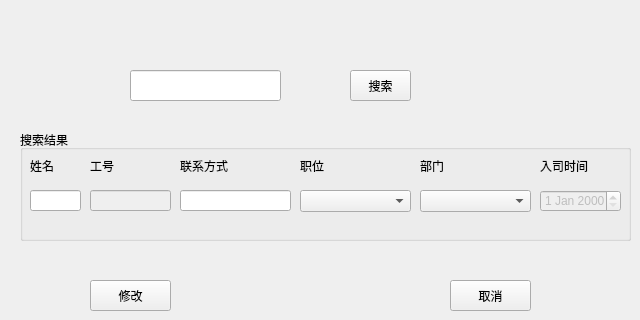
    <widget class="QWidget" name="page_17">
     <widget class="QPushButton" name="searchBtn_3">
      <property name="geometry">
       <rect>
        <x>350</x>
        <y>70</y>
        <width>61</width>
        <height>31</height>
       </rect>
      </property>
      <property name="text">
       <string>搜索</string>
      </property>
     </widget>
     <widget class="QGroupBox" name="dispalyGroupBox_5">
      <property name="geometry">
       <rect>
        <x>20</x>
        <y>130</y>
        <width>611</width>
        <height>111</height>
       </rect>
      </property>
      <property name="title">
       <string>搜索结果</string>
      </property>
      <widget class="QLabel" name="nameLabel_3">
       <property name="geometry">
        <rect>
         <x>10</x>
         <y>30</y>
         <width>54</width>
         <height>12</height>
        </rect>
       </property>
       <property name="text">
        <string>姓名</string>
       </property>
      </widget>
      <widget class="QLabel" name="jobNumLabel_3">
       <property name="geometry">
        <rect>
         <x>70</x>
         <y>30</y>
         <width>54</width>
         <height>12</height>
        </rect>
       </property>
       <property name="text">
        <string>工号</string>
       </property>
      </widget>
      <widget class="QLabel" name="connLabel_3">
       <property name="geometry">
        <rect>
         <x>160</x>
         <y>30</y>
         <width>54</width>
         <height>12</height>
        </rect>
       </property>
       <property name="text">
        <string>联系方式</string>
       </property>
      </widget>
      <widget class="QLabel" name="posiLabel_3">
       <property name="geometry">
        <rect>
         <x>280</x>
         <y>30</y>
         <width>54</width>
         <height>12</height>
        </rect>
       </property>
       <property name="text">
        <string>职位</string>
       </property>
      </widget>
      <widget class="QLabel" name="departLabel_3">
       <property name="geometry">
        <rect>
         <x>400</x>
         <y>30</y>
         <width>54</width>
         <height>12</height>
        </rect>
       </property>
       <property name="text">
        <string>部门</string>
       </property>
      </widget>
      <widget class="QLineEdit" name="nameLineEdit_3">
       <property name="geometry">
        <rect>
         <x>10</x>
         <y>60</y>
         <width>51</width>
         <height>21</height>
        </rect>
       </property>
      </widget>
      <widget class="QLineEdit" name="jobNumLineEdit_3">
       <property name="enabled">
        <bool>false</bool>
       </property>
       <property name="geometry">
        <rect>
         <x>70</x>
         <y>60</y>
         <width>81</width>
         <height>21</height>
        </rect>
       </property>
      </widget>
      <widget class="QLineEdit" name="connLineEdit_3">
       <property name="geometry">
        <rect>
         <x>160</x>
         <y>60</y>
         <width>111</width>
         <height>21</height>
        </rect>
       </property>
      </widget>
      <widget class="QComboBox" name="comboBox_5">
       <property name="geometry">
        <rect>
         <x>280</x>
         <y>60</y>
         <width>111</width>
         <height>22</height>
        </rect>
       </property>
      </widget>
      <widget class="QComboBox" name="comboBox_6">
       <property name="geometry">
        <rect>
         <x>400</x>
         <y>60</y>
         <width>111</width>
         <height>22</height>
        </rect>
       </property>
      </widget>
      <widget class="QLabel" name="label_3">
       <property name="geometry">
        <rect>
         <x>520</x>
         <y>30</y>
         <width>54</width>
         <height>12</height>
        </rect>
       </property>
       <property name="text">
        <string>入司时间</string>
       </property>
      </widget>
      <widget class="QDateEdit" name="dateEdit_3">
       <property name="enabled">
        <bool>false</bool>
       </property>
       <property name="geometry">
        <rect>
         <x>520</x>
         <y>60</y>
         <width>81</width>
         <height>22</height>
        </rect>
       </property>
      </widget>
     </widget>
     <widget class="QPushButton" name="cancelBtn_3">
      <property name="geometry">
       <rect>
        <x>450</x>
        <y>280</y>
        <width>81</width>
        <height>31</height>
       </rect>
      </property>
      <property name="text">
       <string>取消</string>
      </property>
     </widget>
     <widget class="QLineEdit" name="searchLineEdit_3">
      <property name="geometry">
       <rect>
        <x>130</x>
        <y>70</y>
        <width>151</width>
        <height>31</height>
       </rect>
      </property>
      <property name="text">
       <string/>
      </property>
     </widget>
     <widget class="QPushButton" name="okBtn_2">
      <property name="geometry">
       <rect>
        <x>90</x>
        <y>280</y>
        <width>81</width>
        <height>31</height>
       </rect>
      </property>
      <property name="text">
       <string>修改</string>
      </property>
     </widget>
    </widget>
